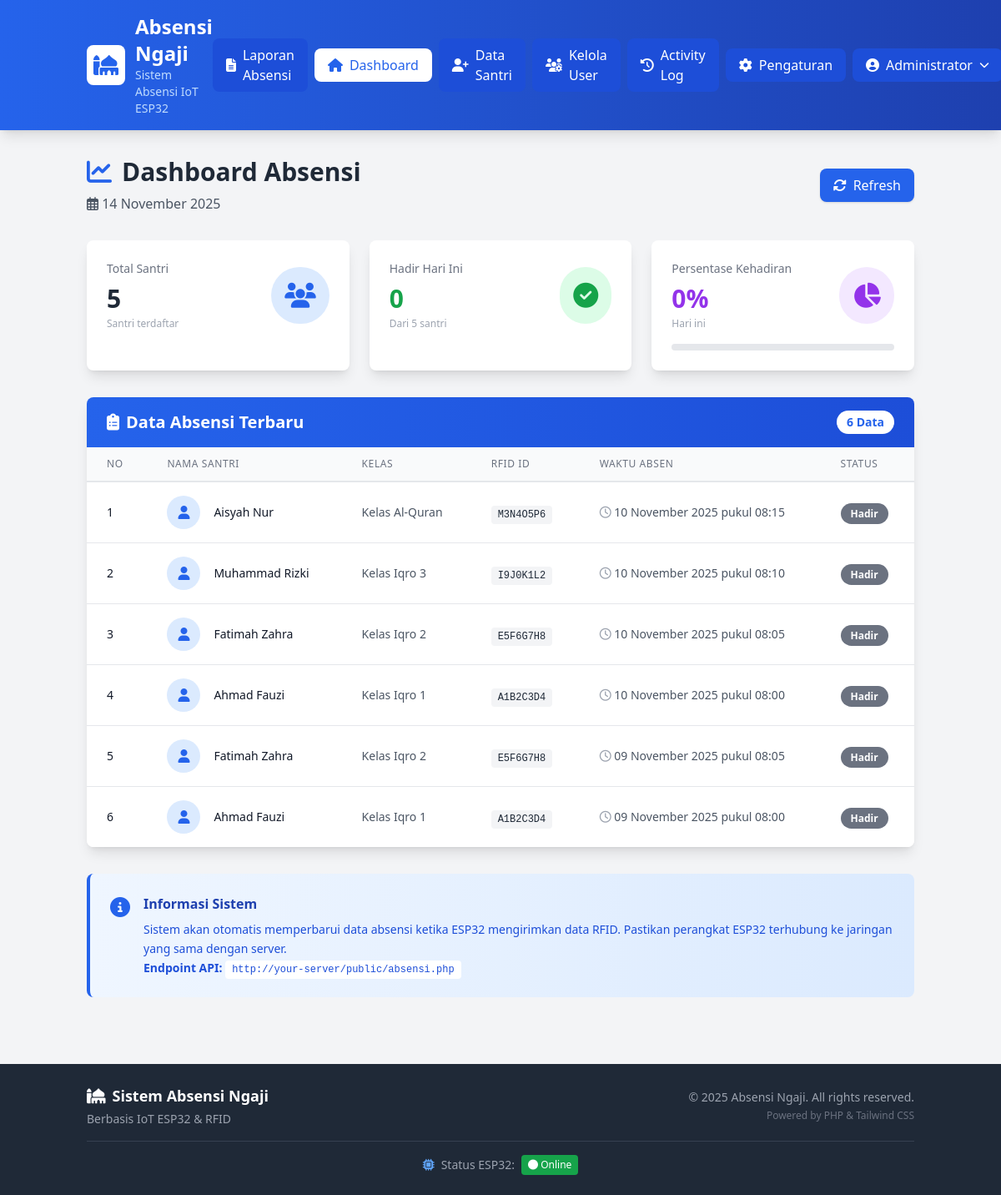
The page /public/index.php (signed in) on the database its author committed.
### tables this page shows
CREATE TABLE IF NOT EXISTS absensi (
        id INT AUTO_INCREMENT PRIMARY KEY,
        rfid_id VARCHAR(50) NOT NULL,
        waktu_absen DATETIME NOT NULL,
        status ENUM('Hadir', 'Tidak Hadir', 'Izin', 'Sakit') DEFAULT 'Hadir',
        keterangan TEXT,
        created_at TIMESTAMP DEFAULT CURRENT_TIMESTAMP,
        FOREIGN KEY (rfid_id) REFERENCES santri(rfid_id) ON DELETE CASCADE ON UPDATE CASCADE
    );

CREATE TABLE IF NOT EXISTS santri (
    id INT AUTO_INCREMENT PRIMARY KEY,
    nama_santri VARCHAR(100) NOT NULL,
    rfid_id VARCHAR(50) UNIQUE NOT NULL,
    username VARCHAR(50) UNIQUE,
    password VARCHAR(255),
    kelas VARCHAR(50) DEFAULT 'Umum',
    keterangan TEXT,
    status ENUM('aktif', 'nonaktif') DEFAULT 'aktif',
    created_at TIMESTAMP DEFAULT CURRENT_TIMESTAMP,
    updated_at TIMESTAMP DEFAULT CURRENT_TIMESTAMP ON UPDATE CURRENT_TIMESTAMP
);

### public/index.php (the view, shortened to what this page needs)
<?php
include '../config/database.php';
include '../includes/functions.php';
$totalSantri = getTotalSantri($conn);
$totalAbsensiHariIni = getTotalAbsensiHariIni($conn);
$queryAbsensi = "SELECT a.*, s.nama_santri, s.kelas
                 FROM absensi a
                 JOIN santri s ON a.rfid_id = s.rfid_id
                 ORDER BY a.waktu_absen DESC
                 LIMIT 30";
$resultAbsensi = $conn->query($queryAbsensi);
$persentaseKehadiran = $totalSantri > 0 ? round(($totalAbsensiHariIni / $totalSantri) * 100) : 0;
include '../includes/header.php';
?>
<div class="mb-8 fade-in">
    <div class="flex items-center justify-between">
        <div>
            <h2 class="text-3xl font-bold text-gray-800 flex items-center space-x-3">
                <i class="fas fa-chart-line text-blue-600"></i>
                <span>Dashboard Absensi</span>
            </h2>
            <p class="text-gray-600 mt-2">
                <i class="far fa-calendar-alt"></i>
                <?php echo formatTanggalIndo(date('Y-m-d')); ?>
            </p>
        </div>
        <button onclick="location.reload()" class="bg-blue-600 hover:bg-blue-700 text-white px-4 py-2 rounded-lg shadow transition duration-300 flex items-center space-x-2">
            <i class="fas fa-sync-alt"></i>
            <span>Refresh</span>
        </button>
    </div>
</div>
<div class="grid grid-cols-1 md:grid-cols-3 gap-6 mb-8">
    <div class="bg-white rounded-lg shadow-lg p-6 hover-scale">
        <div class="flex items-center justify-between">
            <div>
                <p class="text-gray-500 text-sm font-medium">Total Santri</p>
                <h3 class="text-3xl font-bold text-gray-800 mt-2"><?php echo $totalSantri; ?></h3>
                <p class="text-xs text-gray-400 mt-1">Santri terdaftar</p>
            </div>
            <div class="bg-blue-100 p-4 rounded-full">
                <i class="fas fa-users text-blue-600 text-3xl"></i>
            </div>
        </div>
    </div>
    <div class="bg-white rounded-lg shadow-lg p-6 hover-scale">
        <div class="flex items-center justify-between">
            <div>
                <p class="text-gray-500 text-sm font-medium">Hadir Hari Ini</p>
                <h3 class="text-3xl font-bold text-green-600 mt-2"><?php echo $totalAbsensiHariIni; ?></h3>
                <p class="text-xs text-gray-400 mt-1">Dari <?php echo $totalSantri; ?> santri</p>
            </div>
            <div class="bg-green-100 p-4 rounded-full">
                <i class="fas fa-check-circle text-green-600 text-3xl"></i>
            </div>
        </div>
    </div>
    <div class="bg-white rounded-lg shadow-lg p-6 hover-scale">
        <div class="flex items-center justify-between">
            <div>
                <p class="text-gray-500 text-sm font-medium">Persentase Kehadiran</p>
                <h3 class="text-3xl font-bold text-purple-600 mt-2"><?php echo $persentaseKehadiran; ?>%</h3>
                <p class="text-xs text-gray-400 mt-1">Hari ini</p>
            </div>
            <div class="bg-purple-100 p-4 rounded-full">
                <i class="fas fa-chart-pie text-purple-600 text-3xl"></i>
            </div>
        </div>
        <div class="mt-4 bg-gray-200 rounded-full h-2">
        </div>
    </div>
</div>
<div class="bg-white rounded-lg shadow-lg overflow-hidden fade-in">
    <div class="bg-gradient-to-r from-blue-600 to-blue-700 px-6 py-4 flex items-center justify-between">
        <h3 class="text-white text-xl font-semibold flex items-center space-x-2">
            <i class="fas fa-clipboard-list"></i>
            <span>Data Absensi Terbaru</span>
        </h3>
        <span class="bg-white text-blue-600 px-3 py-1 rounded-full text-sm font-semibold">
            <?php echo $resultAbsensi->num_rows; ?> Data
        </span>
    </div>
    <div class="overflow-x-auto">
        <table class="w-full">
            <thead class="bg-gray-50 border-b-2 border-gray-200">
                <tr>
                    <th class="px-6 py-3 text-left text-xs font-medium text-gray-500 uppercase tracking-wider">No</th>
                    <th class="px-6 py-3 text-left text-xs font-medium text-gray-500 uppercase tracking-wider">Nama Santri</th>
                    <th class="px-6 py-3 text-left text-xs font-medium text-gray-500 uppercase tracking-wider">Kelas</th>
                    <th class="px-6 py-3 text-left text-xs font-medium text-gray-500 uppercase tracking-wider">RFID ID</th>
                    <th class="px-6 py-3 text-left text-xs font-medium text-gray-500 uppercase tracking-wider">Waktu Absen</th>
                    <th class="px-6 py-3 text-left text-xs font-medium text-gray-500 uppercase tracking-wider">Status</th>
                </tr>
            </thead>
            <tbody class="bg-white divide-y divide-gray-200">
                <?php if ($resultAbsensi->num_rows > 0): ?>
                    <?php $no = 1; ?>
                    <?php while ($row = $resultAbsensi->fetch_assoc()): ?>
                        <tr class="hover:bg-gray-50 transition duration-200">
                            <td class="px-6 py-4 whitespace-nowrap text-sm text-gray-900"><?php echo $no++; ?></td>
                            <td class="px-6 py-4 whitespace-nowrap">
                                <div class="flex items-center">
                                    <div class="flex-shrink-0 h-10 w-10 bg-blue-100 rounded-full flex items-center justify-center">
                                        <i class="fas fa-user text-blue-600"></i>
                                    </div>
                                    <div class="ml-4">
                                        <div class="text-sm font-medium text-gray-900"><?php echo htmlspecialchars($row['nama_santri']); ?></div>
                                    </div>
                                </div>
                            </td>
                            <td class="px-6 py-4 whitespace-nowrap text-sm text-gray-600"><?php echo htmlspecialchars($row['kelas']); ?></td>
                            <td class="px-6 py-4 whitespace-nowrap">
                                <code class="px-2 py-1 bg-gray-100 text-gray-800 rounded text-xs"><?php echo htmlspecialchars($row['rfid_id']); ?></code>
                            </td>
                            <td class="px-6 py-4 whitespace-nowrap text-sm text-gray-600">
                                <i class="far fa-clock text-gray-400"></i>
                                <?php echo formatDateTimeLengkap($row['waktu_absen']); ?>
                            </td>
                            <td class="px-6 py-4 whitespace-nowrap">
                                <?php echo getBadgeStatus($row['status']); ?>
                            </td>
                        </tr>
                    <?php endwhile; ?>
                <?php endif; ?>
            </tbody>
        </table>
    </div>
</div>
<div class="mt-8 bg-gradient-to-r from-blue-50 to-blue-100 border-l-4 border-blue-600 rounded-lg p-6">
    <div class="flex items-start space-x-4">
        <div class="flex-shrink-0">
            <i class="fas fa-info-circle text-blue-600 text-2xl"></i>
        </div>
        <div>
            <h4 class="text-blue-800 font-semibold mb-2">Informasi Sistem</h4>
            <p class="text-blue-700 text-sm leading-relaxed">
                Sistem akan otomatis memperbarui data absensi ketika ESP32 mengirimkan data RFID.
                Pastikan perangkat ESP32 terhubung ke jaringan yang sama dengan server.
                <br><strong>Endpoint API:</strong> <code class="bg-white px-2 py-1 rounded text-xs">http://your-server/public/absensi.php</code>
            </p>
        </div>
    </div>
</div>
<?php
include '../includes/footer.php';
?>

### includes/functions.php (shortened to what this page needs)
<?php
function formatTanggalIndo($tanggal) {
    $bulan = array(
        1 => 'Januari', 'Februari', 'Maret', 'April', 'Mei', 'Juni',
        'Juli', 'Agustus', 'September', 'Oktober', 'November', 'Desember'
    );
    $pecahkan = explode('-', date('Y-m-d', strtotime($tanggal)));
    return $pecahkan[2] . ' ' . $bulan[(int)$pecahkan[1]] . ' ' . $pecahkan[0];
}
function formatWaktu($waktu) {
    return date('H:i', strtotime($waktu));
}
function formatDateTimeLengkap($datetime) {
    return formatTanggalIndo($datetime) . ' pukul ' . formatWaktu($datetime);
}
function getTotalSantri($conn) {
    $query = "SELECT COUNT(*) as total FROM santri";
    $result = $conn->query($query);
    $row = $result->fetch_assoc();
    return $row['total'];
}
function getTotalAbsensiHariIni($conn) {
    $today = date('Y-m-d');
    $query = "SELECT COUNT(*) as total FROM absensi WHERE DATE(waktu_absen) = '$today'";
    $result = $conn->query($query);
    $row = $result->fetch_assoc();
    return $row['total'];
}
function getBadgeStatus($status) {
    $badges = [
        'Hadir' => '<span class="px-3 py-1 text-xs font-semibold text-white bg-green-500 rounded-full">Hadir</span>',
        'Tidak Hadir' => '<span class="px-3 py-1 text-xs font-semibold text-white bg-red-500 rounded-full">Tidak Hadir</span>',
        'Izin' => '<span class="px-3 py-1 text-xs font-semibold text-white bg-yellow-500 rounded-full">Izin</span>',
        'Sakit' => '<span class="px-3 py-1 text-xs font-semibold text-white bg-blue-500 rounded-full">Sakit</span>'
    ];
    return $badges[$status] ?? '<span class="px-3 py-1 text-xs font-semibold text-white bg-gray-500 rounded-full">' . $status . '</span>';
}
?>

### rows shown on the page
absensi: santri.nama_santri "Aisyah Nur", santri.kelas "Kelas Al-Quran", rfid "M3N4O5P6", waktu_absen "10 November 2025 pukul 08:15", status "Hadir"
absensi: santri.nama_santri "Muhammad Rizki", santri.kelas "Kelas Iqro 3", rfid "I9J0K1L2", waktu_absen "10 November 2025 pukul 08:10", status "Hadir"
absensi: santri.nama_santri "Fatimah Zahra", santri.kelas "Kelas Iqro 2", rfid "E5F6G7H8", waktu_absen "10 November 2025 pukul 08:05", status "Hadir"
absensi: santri.nama_santri "Ahmad Fauzi", santri.kelas "Kelas Iqro 1", rfid "A1B2C3D4", waktu_absen "10 November 2025 pukul 08:00", status "Hadir"
absensi: santri.nama_santri "Fatimah Zahra", santri.kelas "Kelas Iqro 2", rfid "E5F6G7H8", waktu_absen "09 November 2025 pukul 08:05", status "Hadir"
absensi: santri.nama_santri "Ahmad Fauzi", santri.kelas "Kelas Iqro 1", rfid "A1B2C3D4", waktu_absen "09 November 2025 pukul 08:00", status "Hadir"

### other values the page prints
$_SESSION['nama_lengkap'] "Administrator"
$totalSantri "5"
$totalAbsensiHariIni "0"
$persentaseKehadiran "0"
$resultAbsensi->num_rows "6"
